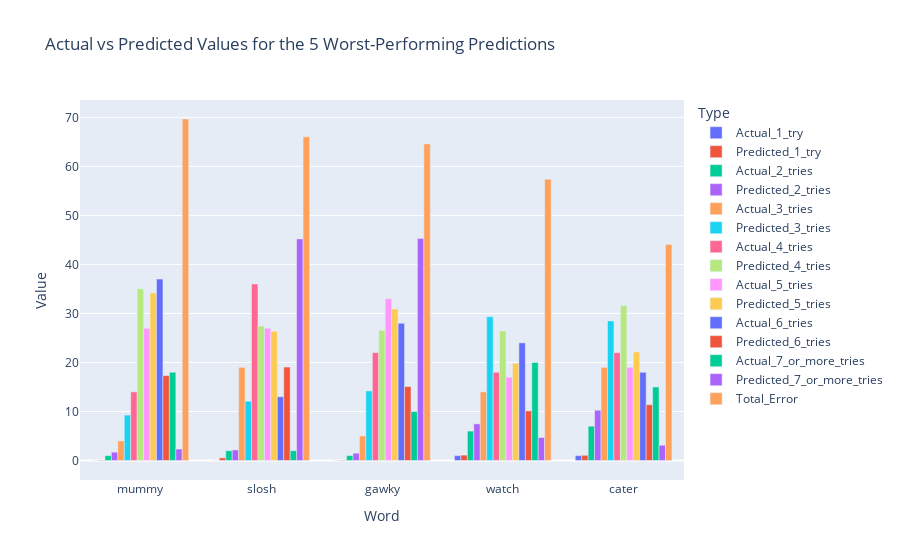

Write notebook code for a chart like this one.
### Code cell
import plotly.express as px
import pandas as pd

# Prepare data for plotting
results = pd.DataFrame({
    'Word': df.loc[y_test.index, 'Word'],
    'Actual_1_try': y_test.iloc[:, 0],
    'Predicted_1_try': y_pred[:, 0],
    'Actual_2_tries': y_test.iloc[:, 1],
    'Predicted_2_tries': y_pred[:, 1],
    'Actual_3_tries': y_test.iloc[:, 2],
    'Predicted_3_tries': y_pred[:, 2],
    'Actual_4_tries': y_test.iloc[:, 3],
    'Predicted_4_tries': y_pred[:, 3],
    'Actual_5_tries': y_test.iloc[:, 4],
    'Predicted_5_tries': y_pred[:, 4],
    'Actual_6_tries': y_test.iloc[:, 5],
    'Predicted_6_tries': y_pred[:, 5],
    'Actual_7_or_more_tries': y_test.iloc[:, 6],
    'Predicted_7_or_more_tries': y_pred[:, 6]
})

results['Total_Error'] = np.abs(results['Actual_1_try'] - results['Predicted_1_try']) + \
                         np.abs(results['Actual_2_tries'] - results['Predicted_2_tries']) + \
                         np.abs(results['Actual_3_tries'] - results['Predicted_3_tries']) + \
                         np.abs(results['Actual_4_tries'] - results['Predicted_4_tries']) + \
                         np.abs(results['Actual_5_tries'] - results['Predicted_5_tries']) + \
                         np.abs(results['Actual_6_tries'] - results['Predicted_6_tries']) + \
                         np.abs(results['Actual_7_or_more_tries'] - results['Predicted_7_or_more_tries'])

worst_results = results.nlargest(5, 'Total_Error')

worst_results_melted = worst_results.melt(id_vars='Word', var_name='Type', value_name='Value')

# Create a grouped bar plot
fig = px.bar(worst_results_melted, x='Word', y='Value', color='Type', barmode='group',
             title='Actual vs Predicted Values for the 5 Worst-Performing Predictions')

# Show plot
fig.show()

### Figure 1 — Plotly figure (JSON) as saved in the notebook; plotly's stock layout.template omitted (floating-point values rounded to 4 significant figures)
{"data": [{"alignmentgroup": "True", "hovertemplate": "Type=Actual_1_try<br>Word=%{x}<br>Value=%{y}<extra></extra>", "legendgroup": "Actual_1_try", "marker": {"color": "#636efa", "pattern": {"shape": ""}}, "name": "Actual_1_try", "offsetgroup": "Actual_1_try", "orientation": "v", "showlegend": true, "textposition": "auto", "type": "bar", "x": ["mummy", "slosh", "gawky", "watch", "cater"], "xaxis": "x", "y": [0, 0, 0, 1, 1], "yaxis": "y"}, {"alignmentgroup": "True", "hovertemplate": "Type=Predicted_1_try<br>Word=%{x}<br>Value=%{y}<extra></extra>", "legendgroup": "Predicted_1_try", "marker": {"color": "#EF553B", "pattern": {"shape": ""}}, "name": "Predicted_1_try", "offsetgroup": "Predicted_1_try", "orientation": "v", "showlegend": true, "textposition": "auto", "type": "bar", "x": ["mummy", "slosh", "gawky", "watch", "cater"], "xaxis": "x", "y": [-0.09988, 0.5419, -0.08743, 1.098, 1.063], "yaxis": "y"}, {"alignmentgroup": "True", "hovertemplate": "Type=Actual_2_tries<br>Word=%{x}<br>Value=%{y}<extra></extra>", "legendgroup": "Actual_2_tries", "marker": {"color": "#00cc96", "pattern": {"shape": ""}}, "name": "Actual_2_tries", "offsetgroup": "Actual_2_tries", "orientation": "v", "showlegend": true, "textposition": "auto", "type": "bar", "x": ["mummy", "slosh", "gawky", "watch", "cater"], "xaxis": "x", "y": [1, 2, 1, 6, 7], "yaxis": "y"}, {"alignmentgroup": "True", "hovertemplate": "Type=Predicted_2_tries<br>Word=%{x}<br>Value=%{y}<extra></extra>", "legendgroup": "Predicted_2_tries", "marker": {"color": "#ab63fa", "pattern": {"shape": ""}}, "name": "Predicted_2_tries", "offsetgroup": "Predicted_2_tries", "orientation": "v", "showlegend": true, "textposition": "auto", "type": "bar", "x": ["mummy", "slosh", "gawky", "watch", "cater"], "xaxis": "x", "y": [1.704, 2.156, 1.491, 7.472, 10.26], "yaxis": "y"}, {"alignmentgroup": "True", "hovertemplate": "Type=Actual_3_tries<br>Word=%{x}<br>Value=%{y}<extra></extra>", "legendgroup": "Actual_3_tries", "marker": {"color": "#FFA15A", "pattern": {"shape": ""}}, "name": "Actual_3_tries", "offsetgroup": "Actual_3_tries", "orientation": "v", "showlegend": true, "textposition": "auto", "type": "bar", "x": ["mummy", "slosh", "gawky", "watch", "cater"], "xaxis": "x", "y": [4, 19, 5, 14, 19], "yaxis": "y"}, {"alignmentgroup": "True", "hovertemplate": "Type=Predicted_3_tries<br>Word=%{x}<br>Value=%{y}<extra></extra>", "legendgroup": "Predicted_3_tries", "marker": {"color": "#19d3f3", "pattern": {"shape": ""}}, "name": "Predicted_3_tries", "offsetgroup": "Predicted_3_tries", "orientation": "v", "showlegend": true, "textposition": "auto", "type": "bar", "x": ["mummy", "slosh", "gawky", "watch", "cater"], "xaxis": "x", "y": [9.27, 12.11, 14.19, 29.35, 28.48], "yaxis": "y"}, {"alignmentgroup": "True", "hovertemplate": "Type=Actual_4_tries<br>Word=%{x}<br>Value=%{y}<extra></extra>", "legendgroup": "Actual_4_tries", "marker": {"color": "#FF6692", "pattern": {"shape": ""}}, "name": "Actual_4_tries", "offsetgroup": "Actual_4_tries", "orientation": "v", "showlegend": true, "textposition": "auto", "type": "bar", "x": ["mummy", "slosh", "gawky", "watch", "cater"], "xaxis": "x", "y": [14, 36, 22, 18, 22], "yaxis": "y"}, {"alignmentgroup": "True", "hovertemplate": "Type=Predicted_4_tries<br>Word=%{x}<br>Value=%{y}<extra></extra>", "legendgroup": "Predicted_4_tries", "marker": {"color": "#B6E880", "pattern": {"shape": ""}}, "name": "Predicted_4_tries", "offsetgroup": "Predicted_4_tries", "orientation": "v", "showlegend": true, "textposition": "auto", "type": "bar", "x": ["mummy", "slosh", "gawky", "watch", "cater"], "xaxis": "x", "y": [35.06, 27.44, 26.55, 26.43, 31.6], "yaxis": "y"}, {"alignmentgroup": "True", "hovertemplate": "Type=Actual_5_tries<br>Word=%{x}<br>Value=%{y}<extra></extra>", "legendgroup": "Actual_5_tries", "marker": {"color": "#FF97FF", "pattern": {"shape": ""}}, "name": "Actual_5_tries", "offsetgroup": "Actual_5_tries", "orientation": "v", "showlegend": true, "textposition": "auto", "type": "bar", "x": ["mummy", "slosh", "gawky", "watch", "cater"], "xaxis": "x", "y": [27, 27, 33, 17, 19], "yaxis": "y"}, {"alignmentgroup": "True", "hovertemplate": "Type=Predicted_5_tries<br>Word=%{x}<br>Value=%{y}<extra></extra>", "legendgroup": "Predicted_5_tries", "marker": {"color": "#FECB52", "pattern": {"shape": ""}}, "name": "Predicted_5_tries", "offsetgroup": "Predicted_5_tries", "orientation": "v", "showlegend": true, "textposition": "auto", "type": "bar", "x": ["mummy", "slosh", "gawky", "watch", "cater"], "xaxis": "x", "y": [34.18, 26.39, 30.92, 19.84, 22.16], "yaxis": "y"}, {"alignmentgroup": "True", "hovertemplate": "Type=Actual_6_tries<br>Word=%{x}<br>Value=%{y}<extra></extra>", "legendgroup": "Actual_6_tries", "marker": {"color": "#636efa", "pattern": {"shape": ""}}, "name": "Actual_6_tries", "offsetgroup": "Actual_6_tries", "orientation": "v", "showlegend": true, "textposition": "auto", "type": "bar", "x": ["mummy", "slosh", "gawky", "watch", "cater"], "xaxis": "x", "y": [37, 13, 28, 24, 18], "yaxis": "y"}, {"alignmentgroup": "True", "hovertemplate": "Type=Predicted_6_tries<br>Word=%{x}<br>Value=%{y}<extra></extra>", "legendgroup": "Predicted_6_tries", "marker": {"color": "#EF553B", "pattern": {"shape": ""}}, "name": "Predicted_6_tries", "offsetgroup": "Predicted_6_tries", "orientation": "v", "showlegend": true, "textposition": "auto", "type": "bar", "x": ["mummy", "slosh", "gawky", "watch", "cater"], "xaxis": "x", "y": [17.32, 19.06, 15.09, 10.12, 11.37], "yaxis": "y"}, {"alignmentgroup": "True", "hovertemplate": "Type=Actual_7_or_more_tries<br>Word=%{x}<br>Value=%{y}<extra></extra>", "legendgroup": "Actual_7_or_more_tries", "marker": {"color": "#00cc96", "pattern": {"shape": ""}}, "name": "Actual_7_or_more_tries", "offsetgroup": "Actual_7_or_more_tries", "orientation": "v", "showlegend": true, "textposition": "auto", "type": "bar", "x": ["mummy", "slosh", "gawky", "watch", "cater"], "xaxis": "x", "y": [18, 2, 10, 20, 15], "yaxis": "y"}, {"alignmentgroup": "True", "hovertemplate": "Type=Predicted_7_or_more_tries<br>Word=%{x}<br>Value=%{y}<extra></extra>", "legendgroup": "Predicted_7_or_more_tries", "marker": {"color": "#ab63fa", "pattern": {"shape": ""}}, "name": "Predicted_7_or_more_tries", "offsetgroup": "Predicted_7_or_more_tries", "orientation": "v", "showlegend": true, "textposition": "auto", "type": "bar", "x": ["mummy", "slosh", "gawky", "watch", "cater"], "xaxis": "x", "y": [2.336, 45.2, 45.27, 4.684, 3.112], "yaxis": "y"}, {"alignmentgroup": "True", "hovertemplate": "Type=Total_Error<br>Word=%{x}<br>Value=%{y}<extra></extra>", "legendgroup": "Total_Error", "marker": {"color": "#FFA15A", "pattern": {"shape": ""}}, "name": "Total_Error", "offsetgroup": "Total_Error", "orientation": "v", "showlegend": true, "textposition": "auto", "type": "bar", "x": ["mummy", "slosh", "gawky", "watch", "cater"], "xaxis": "x", "y": [69.66, 66.02, 64.58, 57.39, 44.07], "yaxis": "y"}], "layout": {"barmode": "group", "legend": {"title": {"text": "Type"}, "tracegroupgap": 0}, "title": {"text": "Actual vs Predicted Values for the 5 Worst-Performing Predictions"}, "xaxis": {"anchor": "y", "domain": [0, 1], "title": {"text": "Word"}}, "yaxis": {"anchor": "x", "domain": [0, 1], "title": {"text": "Value"}}}}
